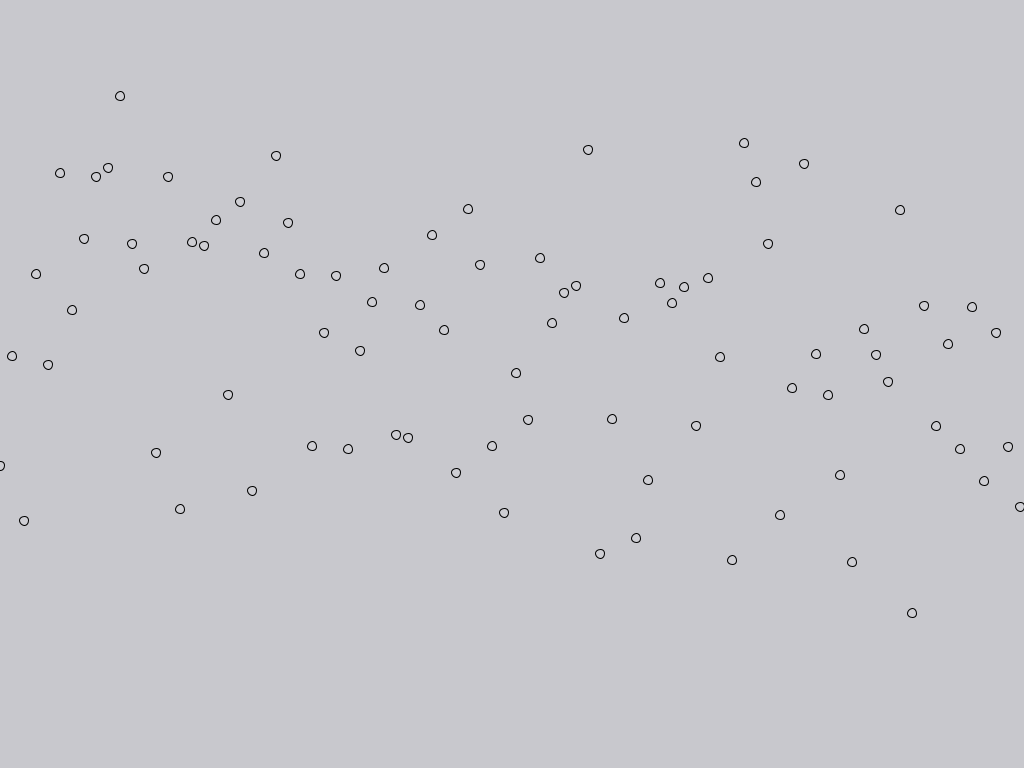
Frame 1 (no input)
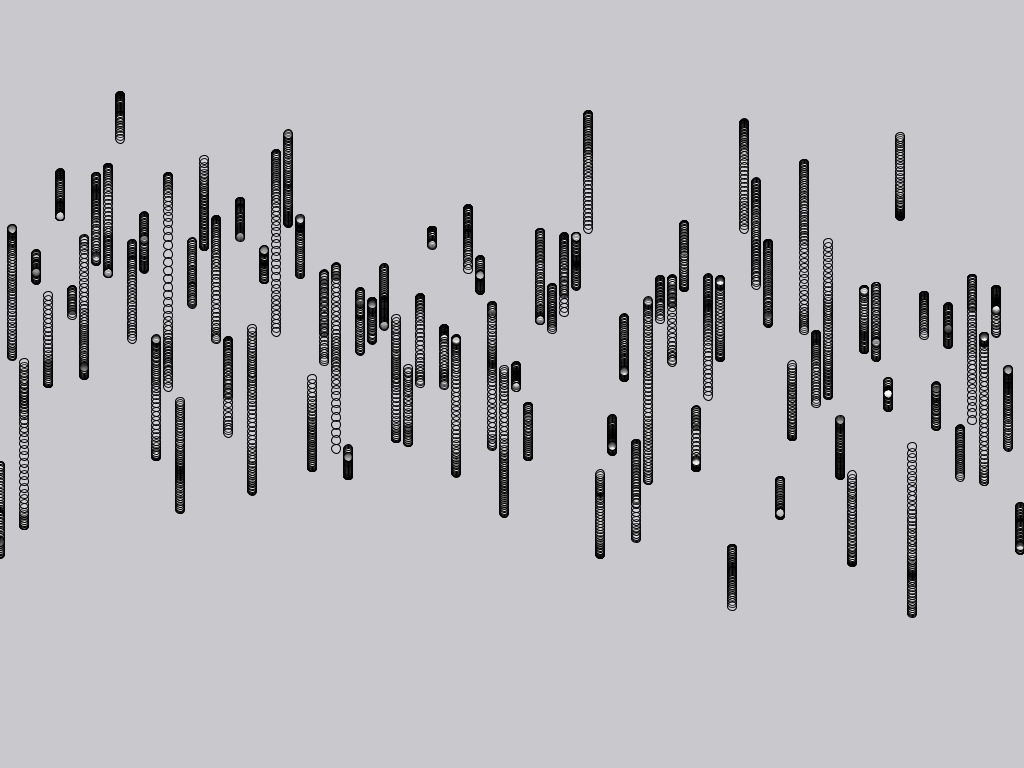
Frame 60 (the mouse pressed at the canvas centre just before this capture)
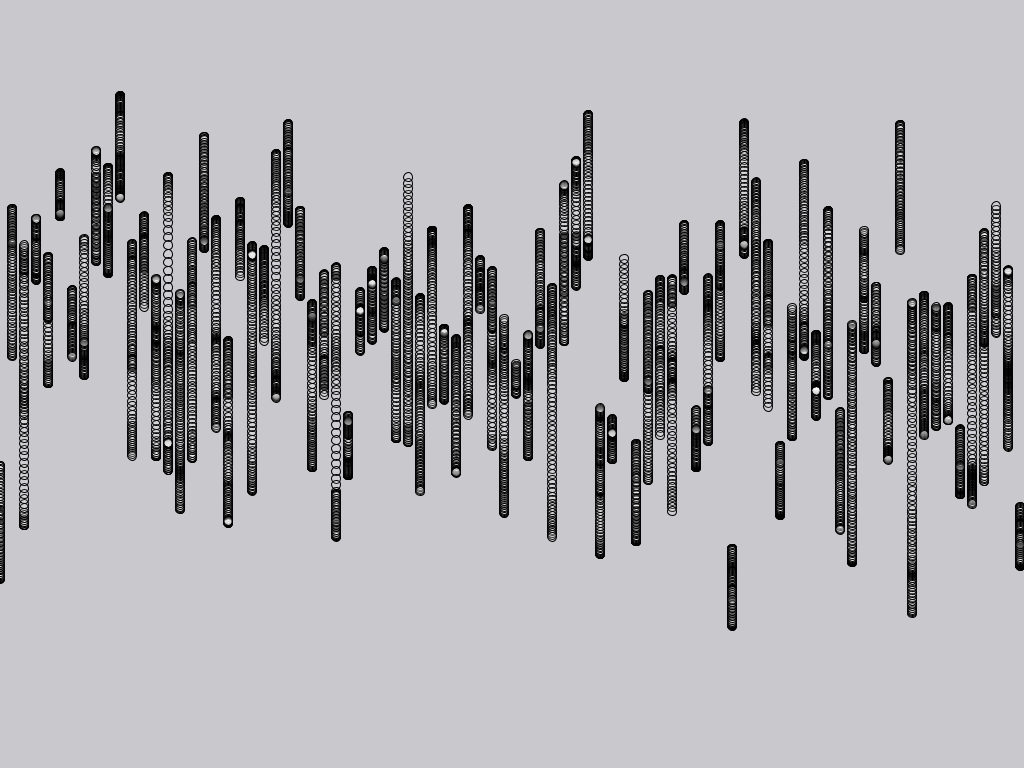
Frame 120 (the mouse held since frame 60 and released just before this capture)

The Processing sketch that drew these frames (run headless with seeded random() and noise(); from frame 60 on, the mouse is pressed at the canvas centre):

// Processing sketch: processing_159572
// ── processing_159572.pde

void setup(){ 
    size(1024,768); // the most common computer display resolutions
    background(200, 200, 205);
    stroke (0.001);
    smooth(); // to draw anti-alias
    }
 
void draw(){
    float x = 0; // command x axis to move randomly
    for (int i = 0; i<width; i+=12){ // any int withint the width of the defined size is visualized with 6 pixel gaps between the ellipses' centers.
        fill(255, 255, 255, 30); //white dot with 30% opacity
        ellipse(i, noise(i*0.09f, frameCount*0.007f)*height, 9, 9); // noise=level of variety; framecount=motion speed on y-axis; (x, y)=pixels per width and height.
        }
   
   }
